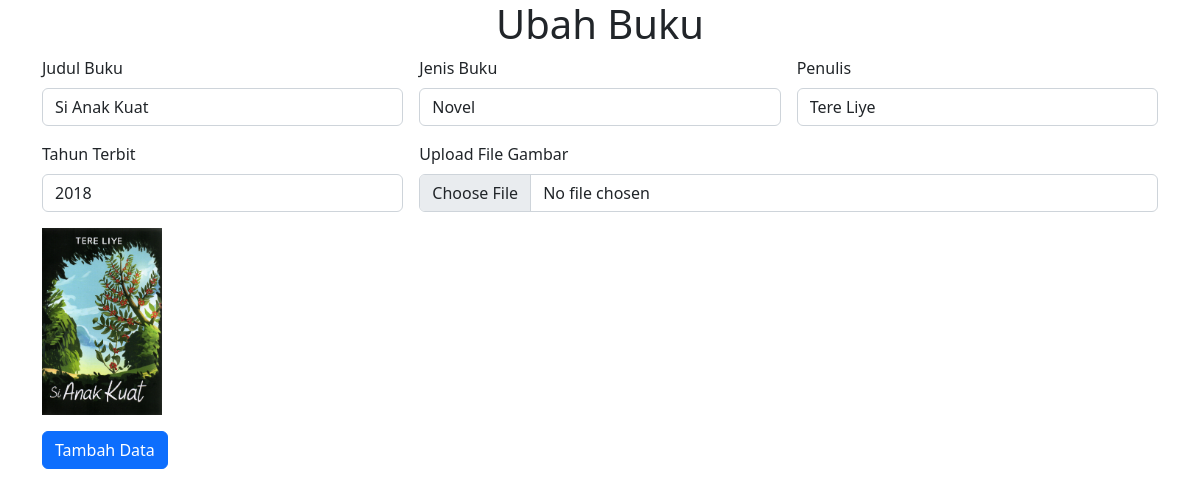
/view/ubah.php?id=1, run on the app's committed database.
### tables this page shows
CREATE TABLE `buku` (
  `buku_id` int(11) NOT NULL,
  `buku_judul` varchar(80) NOT NULL,
  `buku_jenis` varchar(50) NOT NULL,
  `buku_penulis` varchar(50) NOT NULL,
  `buku_tahun_terbit` varchar(50) NOT NULL,
  `buku_gambar` varchar(150) NOT NULL
);

### functions.php (called while the page is built, shortened)
<?php
function koneksidb()
{
  return mysqli_connect('localhost', 'root', '', 'prakweb_a_203040015_pw');
}
function query($query)
{
  $con = koneksidb();
  $result = mysqli_query($con, $query);
  if (mysqli_num_rows($result) == 1) {
    return mysqli_fetch_assoc($result);
  }
  $rows = [];
  return $rows;
}

### view/ubah.php (the view, shortened to what this page needs)
<?php
require '../functions.php';
$id = $_GET['id'];
$bk = query("SELECT * FROM buku WHERE buku_id = $id");
?>
<!DOCTYPE html>
<html lang="en">
<head>
  <link href="https://cdn.jsdelivr.net/npm/bootstrap@5.2.1/dist/css/bootstrap.min.css" rel="stylesheet">
</head>
<body>
  <h1>
    <center>Ubah Buku</center>
  </h1>
  <div class="container">
    <form class="row g-3" method="POST" action="" enctype="multipart/form-data">
      <div class="col-md-4">
        <label for="validationServer01" class="form-label">Judul Buku</label>
        <input type="text" class="form-control" name="buku_judul" id="validationServer01" value="<?= $bk['buku_judul'] ?>" autofocus required>
      </div>
      <div class="col-md-4">
        <label for="validationServer02" class="form-label">Jenis Buku</label>
        <input type="text" class="form-control " name="buku_jenis" id="validationServer02" value="<?= $bk['buku_jenis'] ?>" required>
      </div>
      <div class="col-md-4">
        <label for="validationServer02" class="form-label">Penulis</label>
        <input type="text" class="form-control " name="buku_penulis" id="validationServer02" value="<?= $bk['buku_penulis'] ?>" required>
      </div>
      <div class="col-md-4">
        <label for="validationServer02" class="form-label">Tahun Terbit</label>
        <input type="text" class="form-control " name="buku_tahun_terbit" id="validationServer02" value="<?= $bk['buku_tahun_terbit'] ?>" required>
      </div>
      <div class="col-md-8">
        <label for="validationServer02" class="form-label">Upload File Gambar</label>
        <input type="file" class="form-control gambarBuku" name="buku_gambar" id="validationServer02" onchange="previewImage()" required>
      </div>
      <div>
        <img src="../img/<?= $bk['buku_gambar'] ?>" width="120" class="img-preview">
      </div>
      <div class="col-12">
        <button class="btn btn-primary" type="submit" name="ubah">Tambah Data</button>
      </div>
    </form>
  </div>
</body>
</html>

### data on the page
buku: buku_judul "Si Anak Kuat", buku_jenis "Novel", buku_penulis "Tere Liye", buku_tahun_terbit "2018", buku_gambar (picture)
